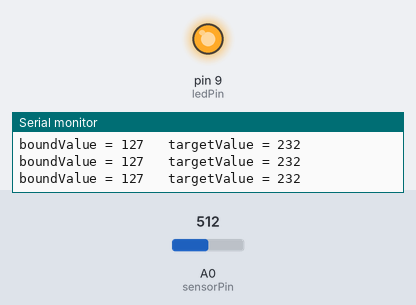
This sketch was run on a simulated Arduino Uno, built with avr-gcc and run on an emulated ATmega328P. On the bench: output pins drawn as LEDs (lit = HIGH), the last lines printed to the serial monitor. The test bench sets the inputs (shaded band); at power-on: A0 (sensorPin) = 512. Random numbers use the default seed unless the sketch sets one.

Above: at 1.2 s.
1.3 s: A0 (sensorPin) set to 916
4.3 s: A0 (sensorPin) set to 953
At 5.2 s:
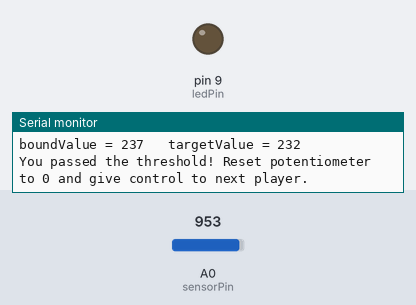
Timing chart, 0 to 7.3 s (numbered marks = the images above; inputs shaded):
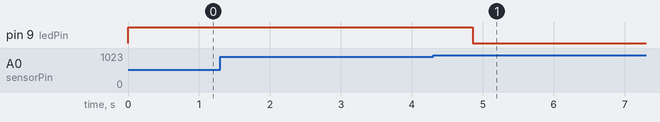

The sketch:

Analog_I_O.ino
```cpp
int sensorPin = A0; //input pin for potentiometer
int ledPin = 9;    // LED connected to digital pin 9
int sensorValue = 0;
int targetValue = 0;
int boundValue = 0;

void setup() {
  Serial.begin(9600); //for checking serial values
  //pinMode(ledPin, OUTPUT);
}

void loop() {
  targetValue = random(255); //analogwrite brightness value threshold

  do {
    sensorValue = analogRead(sensorPin); //read sensor pin

    boundValue = map(sensorValue, 0, 1023, 0, 255);
    //map sensorValue to brightness values
    analogWrite(ledPin, 255);
    //light up if under threshold
    //serial write for value thresholds
    Serial.print("boundValue = ");
    Serial.print(boundValue);
    Serial.print("\t targetValue = ");
    Serial.println(targetValue);

  } while (boundValue <= targetValue);

  delay(500);

  //turn off and show error message if you pass the threshold
  analogWrite(ledPin, 0);
  Serial.print("You passed the threshold! Reset potentiometer to 0 and give control to next player.");

  //10 second delay to reset potentiometer and switch players
  delay(10000);

}
```

Measured:
- the behaviour switches between 934 and 935 on A0 (sensorPin) (found by bisection; images 0 and 1)
- after the input at 4.3 s, pin 9 (ledPin): HIGH → LOW after 0.56 s
